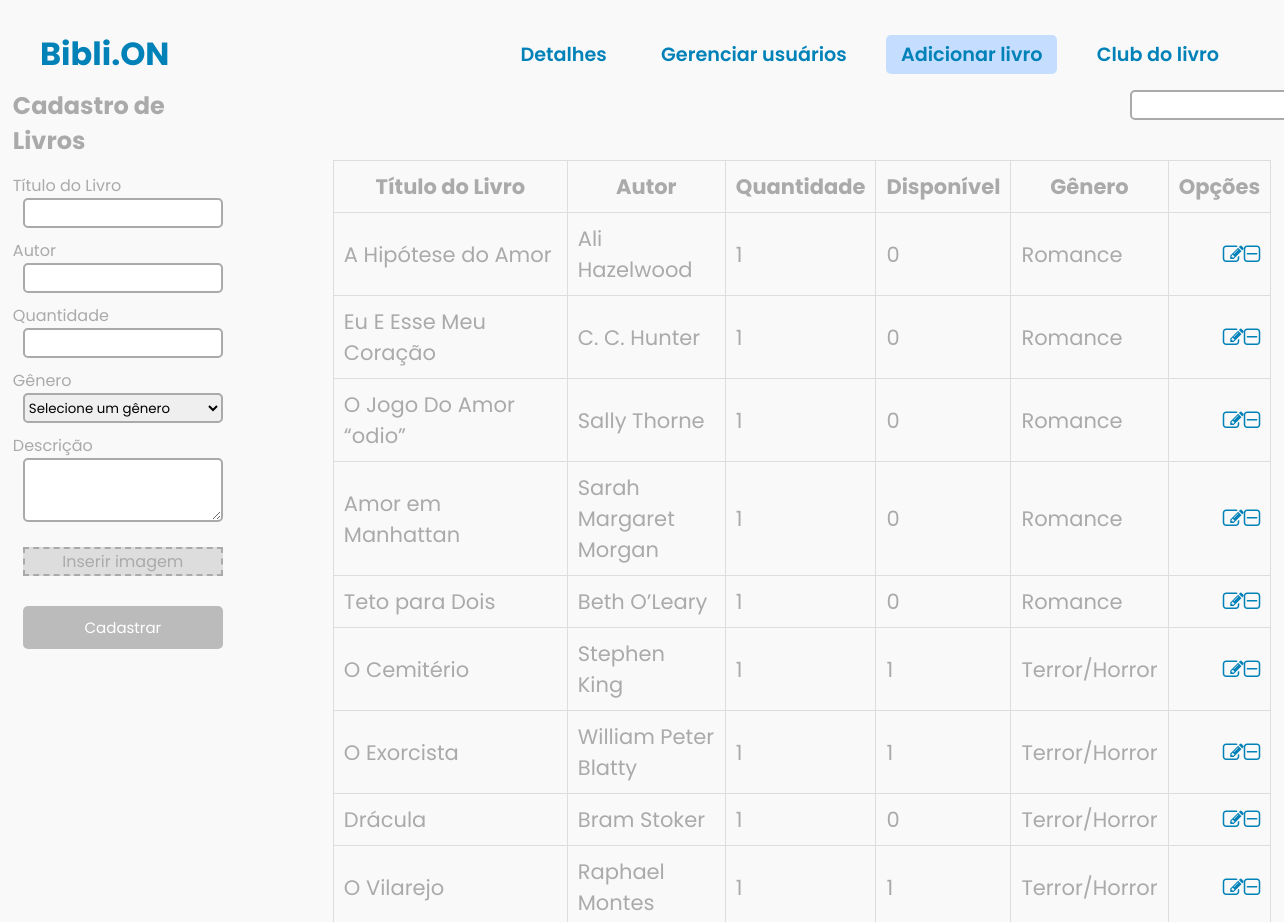
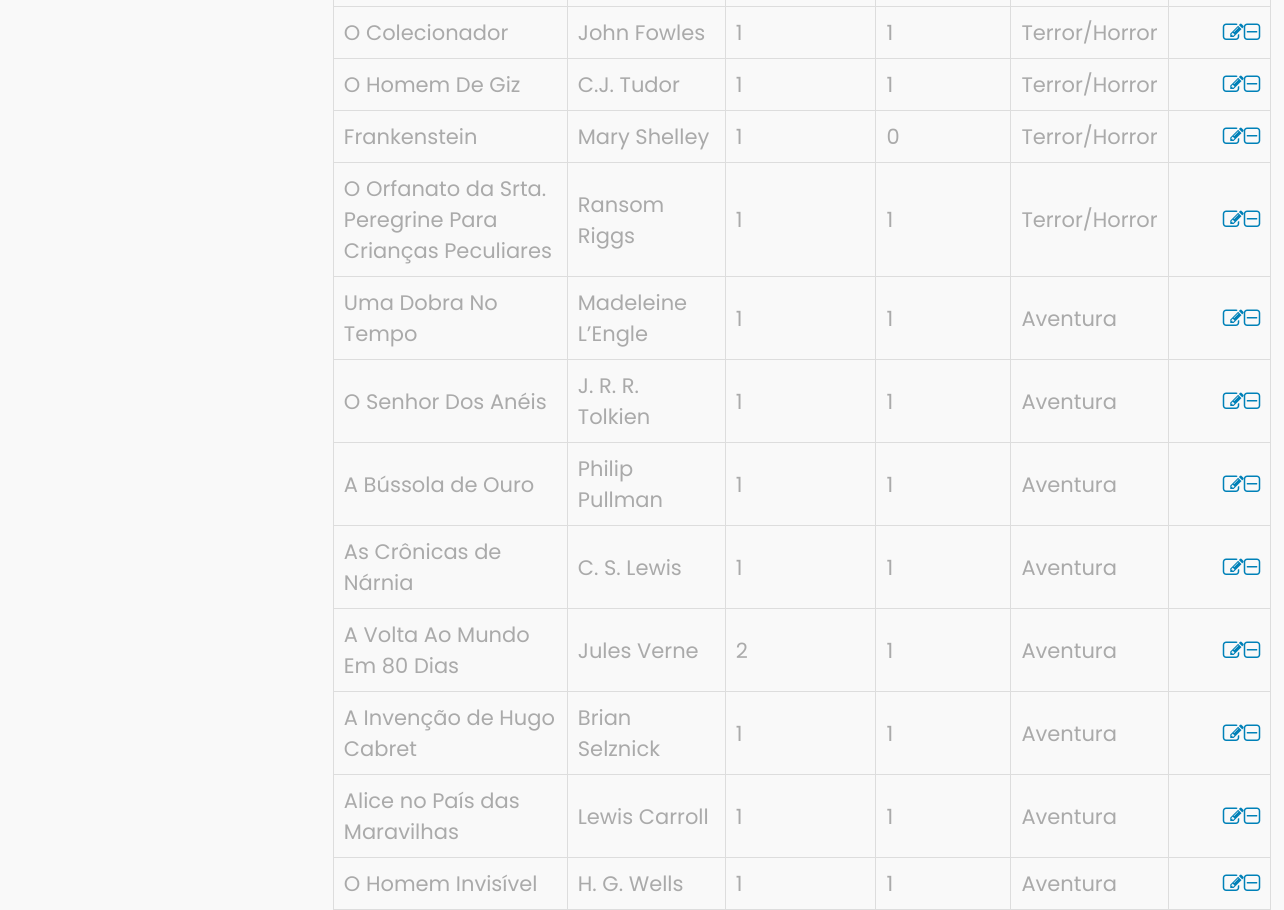
The app's page /adm/addlivro.php (signed in) with its own data (2 pictures, top to bottom).
### tables this page shows
CREATE TABLE IF NOT EXISTS `livros` (
`id` int(11) unsigned NOT NULL,
  `titulo` varchar(255) NOT NULL,
  `autor` varchar(255) NOT NULL,
  `quantidade` int(200) NOT NULL,
  `disponivel` int(11) NOT NULL,
  `descricao` text,
  `genero` varchar(255) NOT NULL,
  `imagem` varchar(255) DEFAULT NULL
);

### adm/addlivro.php (the view, shortened to what this page needs)
<!DOCTYPE html>
<html>
<head>
    <link rel="stylesheet" type="text/css" href="../css/menuad.css">
    <link rel="stylesheet" href="https://stackpath.bootstrapcdn.com/font-awesome/4.7.0/css/font-awesome.min.css">
</head>
<body>
    <header>
        <nav class="navigation">
            <div>
                <h3>Bibli.ON</h3>
            </div>
            <div>
                <a href="menuadm.php">Detalhes</a>
                <a href="gerenciar.php">Gerenciar usuários</a>
                <a style="background-color: #c5deff;" href="addlivro.php">Adicionar livro</a>
                <a href="clubdolivro.php">Club do livro</a>
            </div>
        </nav>
    </header>
    <div id="adicionar-livro-secao" class="addlivro">
        <div class="container1">
            <form method="POST" action="<?php echo $_SERVER["PHP_SELF"]; ?>" enctype="multipart/form-data">
                <h2>Cadastro de Livros</h2>
                <label for="titulo">Título do Livro</label><br>
                <input style="margin-bottom: 10px;" class="in" type="text" name="titulo" required>
                <label for="autor">Autor</label><br>
                <input style="margin-bottom: 10px;" class="in" type="text" name="autor" required>
                <label for="quantidade">Quantidade</label><br>
                <input style="margin-bottom: 10px;" class="in" type="number" name="quantidade" required>
                <label for="genero">Gênero</label><br>
                <select style="margin-bottom: 10px;" class="in" name="genero" required>
                <option value="">Selecione um gênero</option>
                </select>
                <label for="descricao">Descrição</label><br>
                <textarea class="ino" name="descricao" required></textarea><br>
                <label class="picture" for="picture__input" tabIndex="0">
                <span class="picture__image"></span>
                </label>
                <label for="imagem"></label><br>
                <input type="file" name="imagem" id="picture__input" required><br>
                <button class="lin" type="submit" name="cadastrar" value="Cadastrar">Cadastrar</button>
            </form>
        </div>
        <div class="container2">
            <form class="bun" method="GET" action="<?php echo $_SERVER["PHP_SELF"]; ?>">
              <input class="bun1" type="text" name="search" id="search" class="search-input">
            </form>
            <table>
            <thead>
                <tr>
                <th>Título do Livro</th>
                <th>Autor</th>
                <th>Quantidade</th>
                <th>Disponível</th>
                <th>Gênero</th>
                <th>Opções</th>
                </tr>
            </thead>
            <tbody>
            <?php
              $servername = "localhost";
              $username = "root";
              $password = "root";
              $dbname = "biblioteca";
              $conn = new mysqli($servername, $username, $password, $dbname);
              $search = isset($_GET['search']) ? $_GET['search'] : '';
              $sql = "SELECT * FROM livros WHERE titulo LIKE '%$search%'";
              $result = $conn->query($sql);
              if ($result->num_rows > 0) {
                while ($row = $result->fetch_assoc()) {
                    echo "<tr>";
                    echo "<td>" . $row["titulo"] . "</td>";
                    echo "<td>" . $row["autor"] . "</td>";
                    echo "<td class='itn'>" . $row["quantidade"] . "</td>";
                    echo "<td class='itn'>" . $row["disponivel"] . "</td>";
                    echo "<td>" . $row["genero"] . "</td>";
                    echo "<td class='options'><a class='fa fa-pencil-square-o ininn' href='detalhesadm.php?id=" . $row["id"] . "'></a>";
                    echo "<a id='delete-button' class='fa fa-minus-square-o ininn' data-id='" . $row["id"] . "'></a></td>";
                    echo "</tr>";
                }
                } else {
                echo "<tr><td colspan='6'>Nenhum livro encontrado.</td></tr>";
                }
                ?>
            </tbody>
            </table>
        </div>
    </div>
</body>
</html>

### css/menuad.css (style rules this page uses)
body { background-color: #f9f9f9; min-height: 100vh; background-repeat: no-repeat; display: flex; justify-content: center; align-items: center; }
* { margin: 0; padding: 0; box-sizing: border-box; font-family: 'Poppins', sans-serif; }
header { position: absolute; top: 0; left: 0; width: 100%; padding: 30px 40px; z-index: 100; }
.navigation a { text-decoration: none; color: #0081B8; padding: 6px 15px; border-radius: 5px; margin: 0 10px; font-weight: 600; font-size: larger; transition: all 0.5s ease; }
.navigation h3 { font-size: 2em; color: #0081B8; pointer-events: none; }
nav { display: flex; align-items: center; justify-content: space-between; }
.container1 { padding-right: 100px; }
h2 { color:#aaa; text-align: left; margin-bottom: 15px; margin-top: 8px; }
.in { display: block; border: 2px solid #aaa; width: 200px; height: 30px; margin-left: 10px; margin-right: 10px; border-radius: 5px; transition: 0.3s; }
.ino { display: flex; border: 2px solid #aaa; max-width: 200px; min-width: 200px; max-height: 100px; padding: 10px; margin-left: 10px; margin-right: 10px; border-radius: 5px; transition: 0.3s; }
.lin { float: left; position: relative; bottom: 20px; font-size: 15px; width: 200px; padding: 10px 15px; background-color: #bbb; color: #fff; border-radius: 5px; margin-left: 10px; border: none; transition: 0.3s; }
.ininn { text-decoration: none; color: #0081B8; }
label { color: #aaa; }
.addlivro { display: flex; justify-content: left; height: 80vh; width: 98%; align-items: stretch; }
.picture { margin-left: 10px; width: 200px; background: #ddd; display: flex; align-items: center; justify-content: center; color: #aaa; border: 2px dashed currentcolor; cursor: pointer; font-family: sans-serif; transition: color 300ms ease-in-out, background 300ms ease-in-out; outline: none; overflow: hidden; }
table { border-collapse: collapse; }
td, th { padding: 10px; color: #aaa; font-size: 21px; border: 1px solid #ddd; }
td.options { text-align: right; }
.bun { margin-top: 10px; margin-bottom: 40px; display: flex; align-items: center; margin-left: 85%; }
.bun1 { border: 2px solid #aaa; width: 200px; height: 30px; border-radius: 5px 0px 0px 5px; }
.container2 { display: flex; flex-direction: column; }

### records on screen
livros: titulo "A Hipótese do Amor", autor "Ali Hazelwood", quantidade "1", disponivel "0", genero "Romance"
livros: titulo "Eu E Esse Meu Coração", autor "C. C. Hunter", quantidade "1", disponivel "0", genero "Romance"
livros: titulo "O Jogo Do Amor “odio”", autor "Sally Thorne", quantidade "1", disponivel "0", genero "Romance"
livros: titulo "Amor em Manhattan", autor "Sarah Margaret Morgan", quantidade "1", disponivel "0", genero "Romance"
livros: titulo "Teto para Dois", autor "Beth O’Leary", quantidade "1", disponivel "0", genero "Romance"
livros: titulo "O Cemitério", autor "Stephen King", quantidade "1", disponivel "1", genero "Terror/Horror"
livros: titulo "O Exorcista", autor "William Peter Blatty", quantidade "1", disponivel "1", genero "Terror/Horror"
livros: titulo "Drácula", autor "Bram Stoker", quantidade "1", disponivel "0", genero "Terror/Horror"
livros: titulo "O Vilarejo", autor "Raphael Montes", quantidade "1", disponivel "1", genero "Terror/Horror"
livros: titulo "O Colecionador", autor "John Fowles", quantidade "1", disponivel "1", genero "Terror/Horror"
livros: titulo "O Homem De Giz", autor "C.J. Tudor", quantidade "1", disponivel "1", genero "Terror/Horror"
livros: titulo "Frankenstein", autor "Mary Shelley", quantidade "1", disponivel "0", genero "Terror/Horror"
livros: titulo "O Orfanato da Srta. Peregrine Para Crianças Peculiares", autor "Ransom Riggs", quantidade "1", disponivel "1", genero "Terror/Horror"
livros: titulo "Uma Dobra No Tempo", autor "Madeleine L’Engle", quantidade "1", disponivel "1", genero "Aventura"
livros: titulo "O Senhor Dos Anéis", autor "J. R. R. Tolkien", quantidade "1", disponivel "1", genero "Aventura"
livros: titulo "A Bússola de Ouro", autor "Philip Pullman", quantidade "1", disponivel "1", genero "Aventura"
livros: titulo "As Crônicas de Nárnia", autor "C. S. Lewis", quantidade "1", disponivel "1", genero "Aventura"
livros: titulo "A Volta Ao Mundo Em 80 Dias", autor "Jules Verne", quantidade "2", disponivel "1", genero "Aventura"
livros: titulo "A Invenção de Hugo Cabret", autor "Brian Selznick", quantidade "1", disponivel "1", genero "Aventura"
livros: titulo "Alice no País das Maravilhas", autor "Lewis Carroll", quantidade "1", disponivel "1", genero "Aventura"
livros: titulo "O Homem Invisível", autor "H. G. Wells", quantidade "1", disponivel "1", genero "Aventura"
